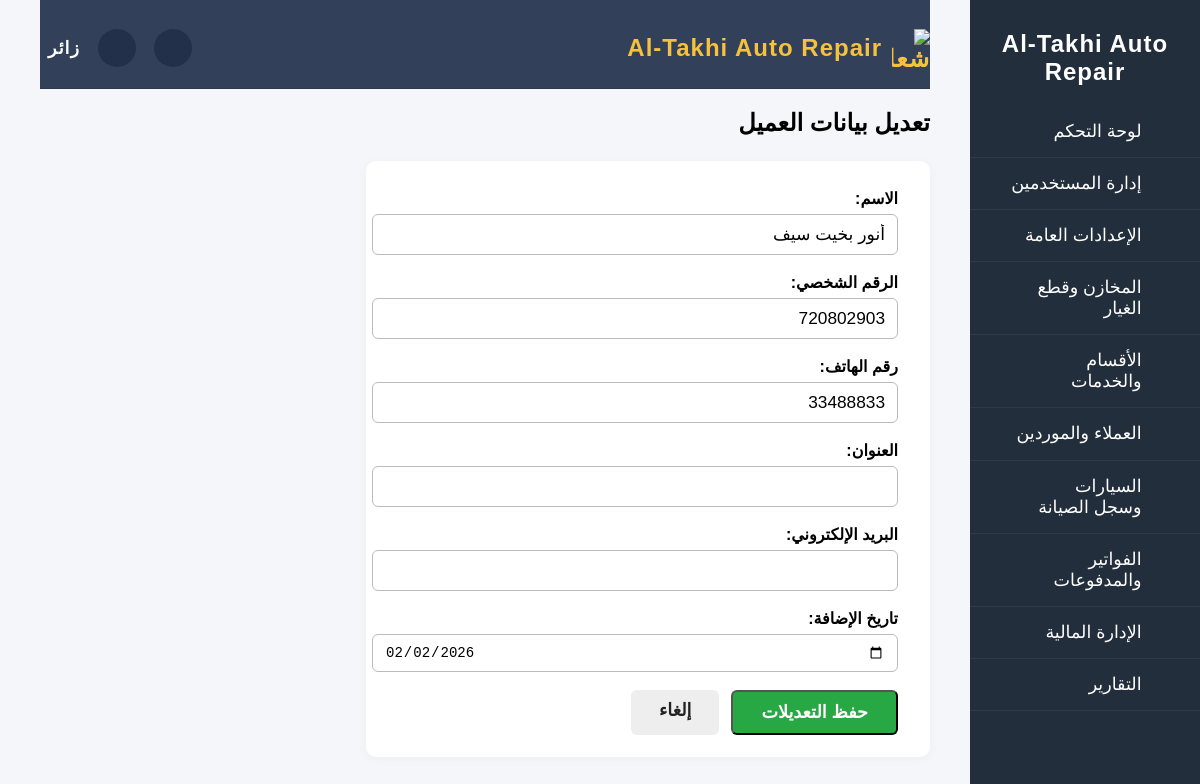
The app's page /clients/65/edit/ with its own data.
### clients/models.py (models this page shows, shortened)
class Client(models.Model):
    STATUS_CHOICES = [
        ("active", "نشط"),
        ("inactive", "معطل"),
    ]
    COMM_PREF_CHOICES = [
        ("email", "البريد الإلكتروني"),
        ("phone", "الهاتف"),
        ("sms", "رسائل قصيرة"),
    ]
    first_name = models.CharField(max_length=100)
    last_name = models.CharField(max_length=100, blank=True, null=True)
    phone_number = models.CharField(max_length=20)
    email = models.EmailField(blank=True, null=True)
    address = models.CharField(max_length=255, blank=True, null=True)
    customer_id = models.CharField(max_length=30, unique=True)
    status = models.CharField(max_length=10, choices=STATUS_CHOICES, default="active")
    notes = models.TextField(blank=True, null=True)
    communication_preference = models.CharField(
        max_length=10, choices=COMM_PREF_CHOICES, default="phone"
    )
    birth_date = models.DateField(blank=True, null=True)
    created_by = models.ForeignKey(
        "users.User",
        on_delete=models.SET_NULL,
        null=True,
        blank=True,
        related_name="added_clients",
    )
    created_at = models.DateTimeField("تاريخ الإضافة", null=True, blank=True)
    updated_at = models.DateTimeField(auto_now=True)

### clients/views.py (the view)
# urls.py: path("clients/<int:client_id>/edit/", edit_client, name="edit_client"),
def edit_client(request, client_id):
    client = get_object_or_404(Client, id=client_id)
    if request.method == "POST":
        form = ClientForm(request.POST, instance=client)
        if form.is_valid():
            form.save()
            return redirect("clients_list")
    else:
        form = ClientForm(instance=client)
    return render(request, "clients/edit_client.html", {"form": form, "client": client})

### templates/clients/edit_client.html (shortened to what this page needs)
{% extends 'base.html' %}
{% block content %}
<h2 style="margin-bottom:24px;">تعديل بيانات العميل</h2>
<form method="post" style="max-width:500px;margin-right:0;background:#fff;padding:28px 32px 22px 32px;border-radius:10px;box-shadow:0 2px 8px #eee;direction:rtl;text-align:right;">
    <div style="display:flex;flex-direction:column;gap:18px;">
        {% for field in form %}
            <div style="margin-bottom:0;">
                <label style="display:block;font-weight:bold;margin-bottom:6px;">{{ field.label_tag }}</label>
                {% if field.name == 'created_at' %}
                    <input type="date" name="{{ field.html_name }}" value="{{ field.value|date:'Y-m-d' }}" class="input-ar" id="id_{{ field.name }}" />
                {% else %}
                    <input type="{{ field.field.widget.input_type }}" name="{{ field.html_name }}" value="{{ field.value|default_if_none:'' }}" class="input-ar" id="id_{{ field.name }}" {% if field.field.required %}required{% endif %} />
                {% endif %}
            </div>
        {% endfor %}
        <div style="display:flex;gap:12px;justify-content:flex-start;">
            <button type="submit" style="background:#28a745;color:#fff;padding:10px 28px;border-radius:6px;font-weight:bold;font-size:1.1em;">حفظ التعديلات</button>
            <a href="{% url 'clients_list' %}" style="background:#eee;color:#222;padding:10px 28px;border-radius:6px;font-weight:bold;font-size:1.1em;text-decoration:none;">إلغاء</a>
        </div>
    </div>
</form>
{% endblock %}

### templates/base.html (style rules this page uses)
body { font-family: Tahoma, Arial, sans-serif; background: #f4f6fa; margin: 0; padding: 0; }

### templates/clients/edit_client.html (style rules this page uses)
.input-ar { width:100%;padding:9px 12px;border-radius:6px;border:1.2px solid #bbb;font-size:1.08em; }

### records on screen
Client: first_name "أنور بخيت سيف" "720802903" "33488833"

### other values on screen
{{ field.label_tag }} "الاسم:" "الرقم الشخصي:" "رقم الهاتف:" "العنوان:" "البريد الإلكتروني:" "تاريخ الإضافة:"
